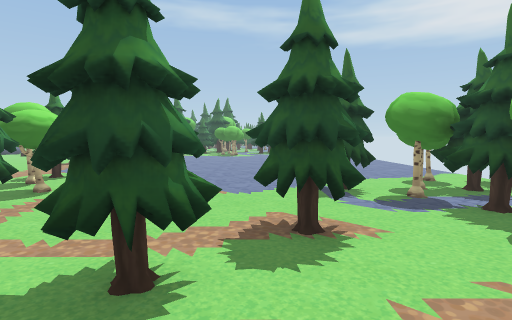
view 1 (above)

17 first-person views from a walk through a Unity game level. The camera is 1.3 m above the floor, tilts 4° down and sees 80° across. The floor is counted in squares, 1 m on a side. Each view is taken from the middle of a square. On the plan, view 1 faces up. The plan holds only what a view shows up to about 14 squares ahead; the rest is blank. The place goes on beyond the plan. The player character is not drawn. Some animated figures are left out. Some surface patterns are stand-ins.

view 2
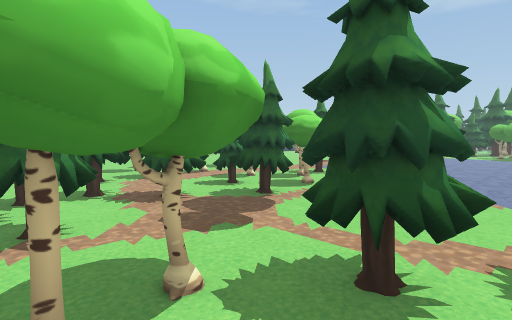

view 3
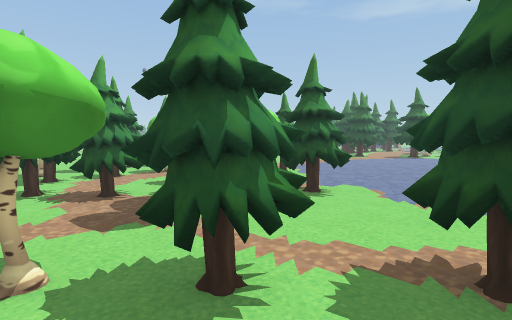

view 4
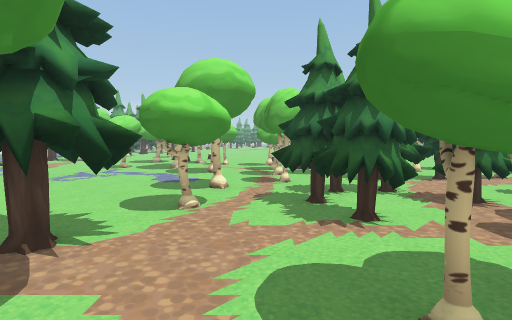

view 5
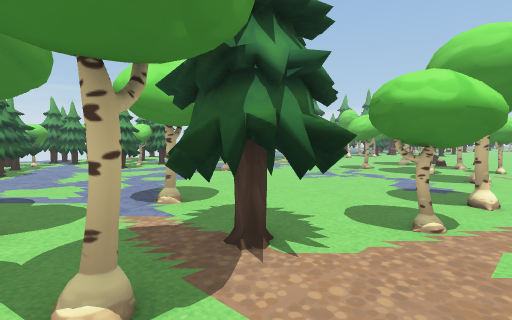

view 6
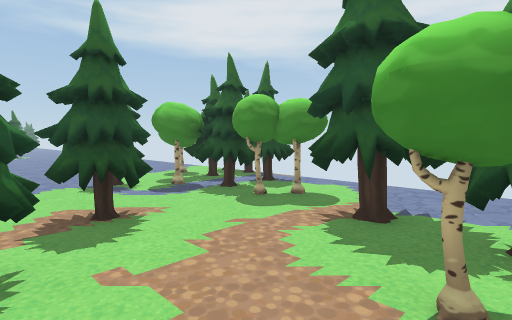

view 7
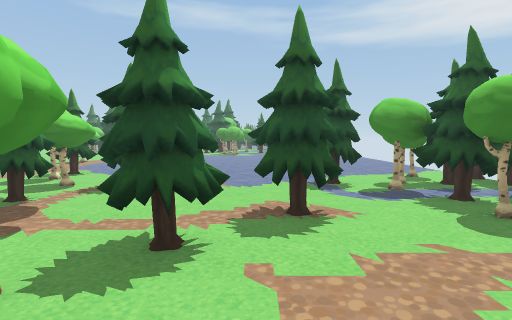

view 8
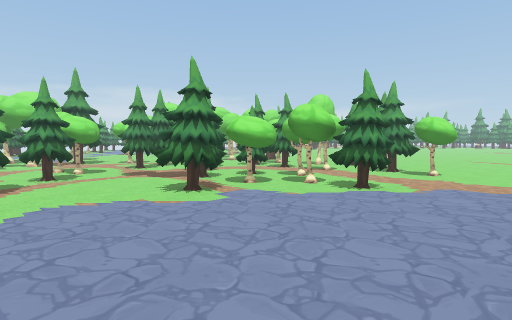

view 9
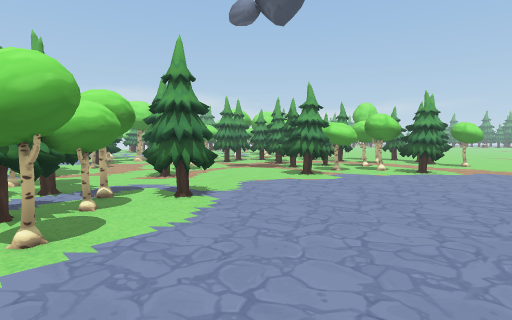

view 10
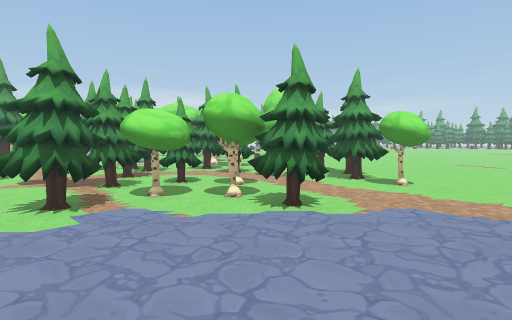

view 11
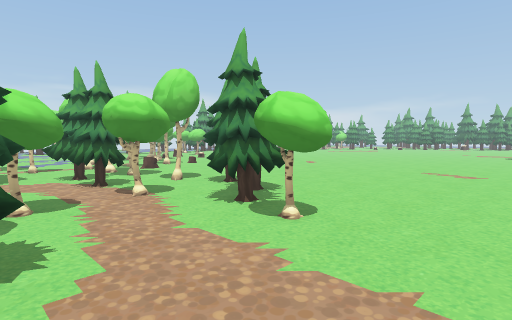

view 12
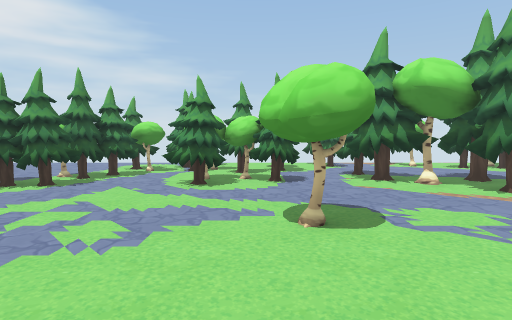

view 13
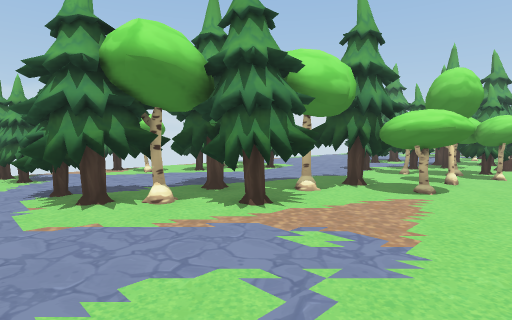

view 14
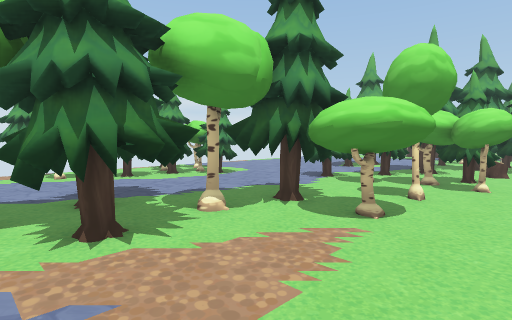

view 15
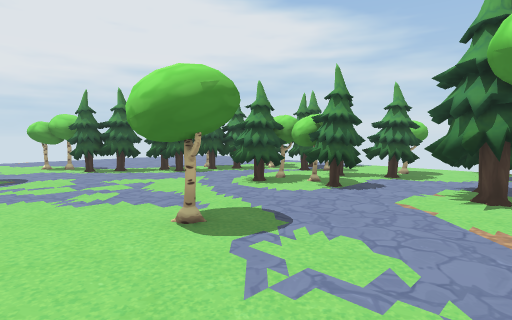

view 16
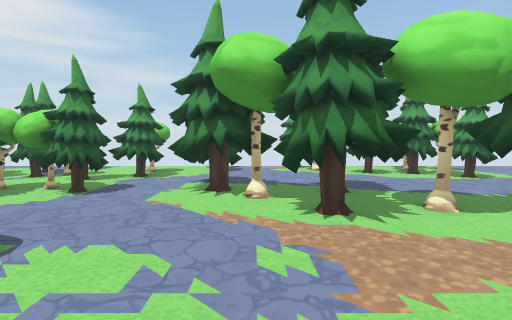

view 17
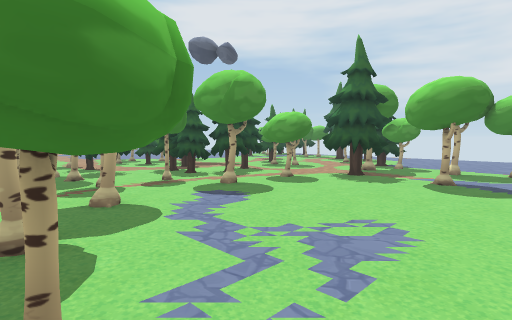

### Floor plan
Key: @ floor where view 1 was taken; # wall or solid block; . floor; T tree; H thing the floor can be seen under or through; O other object.
Columns run from 25 left of view 1 to 8 right of it. Each row starts with its distance up from view 1.
 14             .... ............ ...
 13    ..............................
 12  ................................
 11  .............#...TT.............
 10   ...........T#...TT..........##.
  9    .........TTT...##.......T..# OO
  8     ........TT##.####TT....TTHTTOO
  7      ......TTT##.####TT....THHTTTT
  6       ......T  T..TTT.......HTTTT
  5            ..H TT.TTTT...TT..TTTT
  4           ...  TT.TT.....TT..##..
  3           ...HHTTTTT...TTT...##..
  2           ... #T.TT...##T...TT ..
  1               ...TTTTT##....TT ..
  0             ###.#TTTT..#.@##TT...
 -1            .....H  .......##TT.
 -2           #......HHHH....
 -3           #........HHTT#.T
 -4          ###........TTT###
 -5            ##........TT....
 -6           .##........#.......
 -7           .##........#..# ...
 -8             ............  .
 -9       ......................
-10 .T #............##.........#
-11 TT##.####.......##.......T###
-12 OT##.. ##.T.............TT##
-13 OTT#..TTT.TT............TT..
-14 TTTT.. T##TTT.....TT..TTT#.
-15 .. T.....TTT#TT.TTTT..TTT
-16 ... .....TTTTTT.T###..TT#
-17 ............TTT..TT..TT##..
-18   ..TT.......T.TTTTTT##.....
-19   ..T#TTT......TTT #T#TT....
-20   ..  TTT##..TT##   TTTT....
-21  ...#O ..  ..TT     T...
-22  ...OOO.  TT.TTT.
-23               T

Where each view was taken, in squares from view 1:
view 1: 0 up, 0 right, facing up
view 2: 0 up, 0 right, facing up-left
view 3: 1 up, 1 right, facing up-left
view 4: 1 down, 0 right, facing left
view 5: 1 down, 1 left, facing down-left
view 6: 1 down, 1 left, facing up-right
view 7: 1 down, 0 right, facing up
view 8: 14 up, 1 right, facing down-left
view 9: 14 up, 6 right, facing down-left
view 10: 14 up, 2 left, facing down-left
view 11: 14 up, 7 left, facing down-left
view 12: 6 down, 8 left, facing down
view 13: 9 down, 10 left, facing down-left
view 14: 9 down, 13 left, facing down-left
view 15: 8 down, 13 left, facing down-right
view 16: 8 down, 13 left, facing down
view 17: 9 down, 14 left, facing up-right
